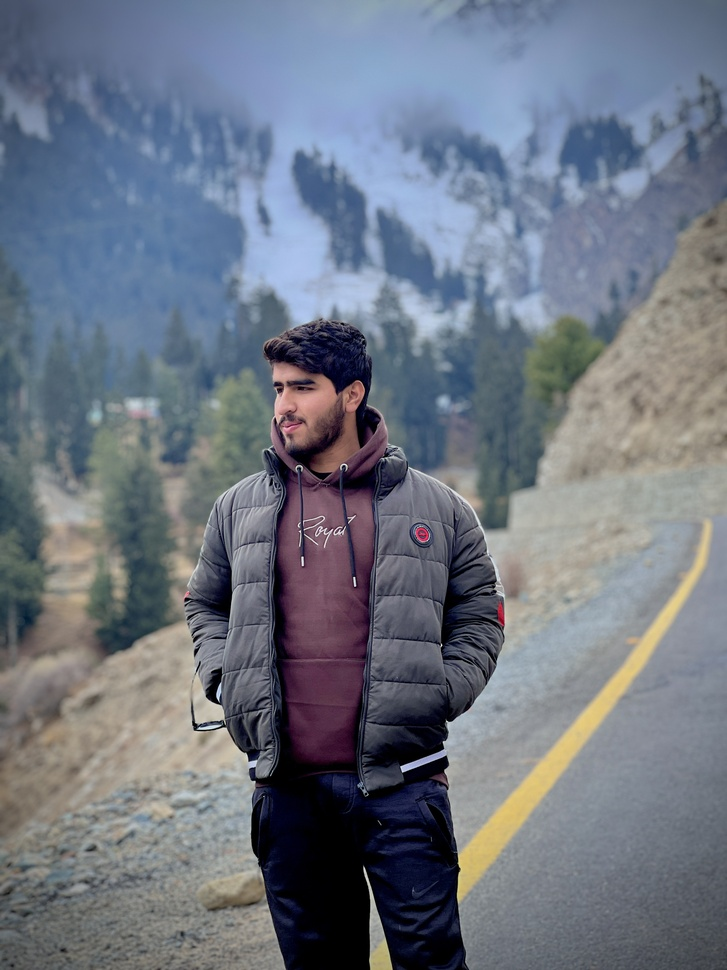
#> input picture Readimages/IMG_0886.JPG, 727 x 970 px, shrunk from 3024 x 4032 before the run, given in place of the camera
$ python work.py
#> lines starting #> are read from the running program, lines starting #| are printed output that depends on the picture; after the words box and inside, x2 and y2 are one past the last pixel; in counts of white or black regions, pixels touching at a corner belong together
import cv2
import numpy as np

# cap = cv2.VideoCapture('videoplayback(1).mp4')

cap = cv2.VideoCapture(0)

lower_color = np.array([0, 0, 0])
upper_color = np.array([180, 50, 50])

while True:
    ret, frame = cap.read()
#> frame is the input picture: shape (970, 727, 3); mean B, G, R 130, 117.6, 110.6
    if not ret:
        break

    # Convert the frame to HSV color space
    hsv_frame = cv2.cvtColor(frame, cv2.COLOR_BGR2HSV)
#> hsv_frame: shape (970, 727, 3); mean H, S, V 90.2, 64.7, 135.1

    mask = cv2.inRange(hsv_frame, lower_color, upper_color)
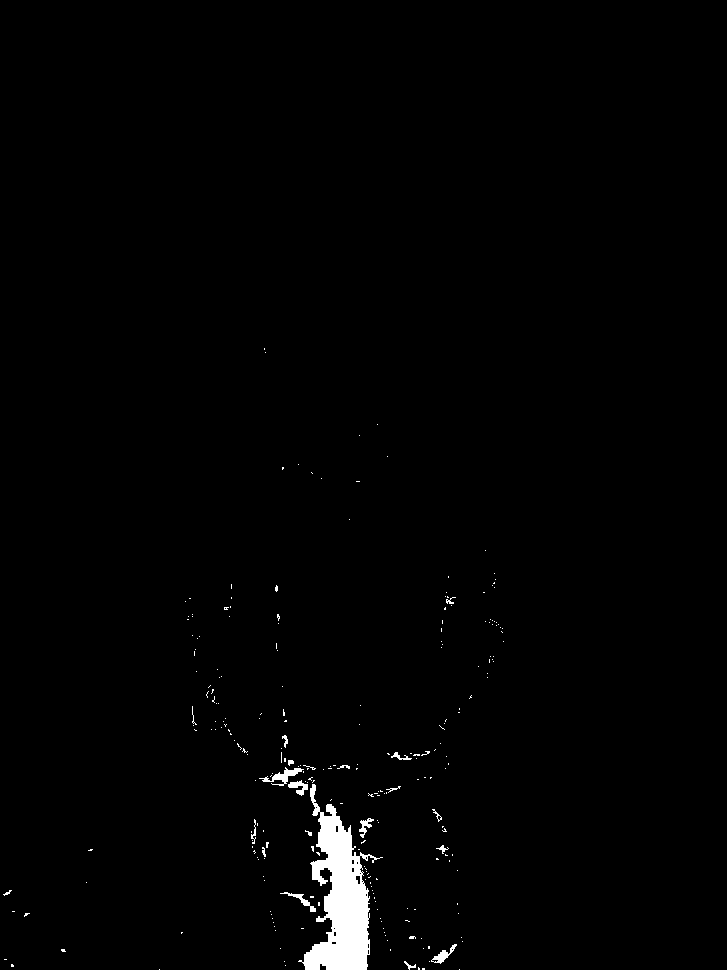
#> mask: shape (970, 727); 1.2% white; 254 white regions (234 under 20 px)


    contours, _ = cv2.findContours(mask, cv2.RETR_TREE, cv2.CHAIN_APPROX_SIMPLE)
#> contours = 281 contours, 269 with area under 20; largest, box (x1, y1, x2, y2) and area: (298, 784, 383, 970) 6334, (259, 767, 304, 786) 193, (431, 944, 457, 964) 138, (288, 780, 308, 796) 112, (280, 892, 316, 912) 98


    for contour in contours:
        if cv2.contourArea(contour) > 500:
            x, y, w, h = cv2.boundingRect(contour)
            cv2.rectangle(frame, (x, y), (x + w, y + h), (0, 255, 0), 2)
#> this loop made 281 passes
#> (x, y, w, h) on pass 108: (298, 784, 85, 186)
#> contour on passes 1, 2, 3, 4, 5, 7: [[459, 969]], [[159, 969]], [[422, 968], [422, 969], [424, 969], [424, 968]], [[418, 967], [418, 969], [419, 969], [419, 968]], [[285, 965]], [[429, 961]]
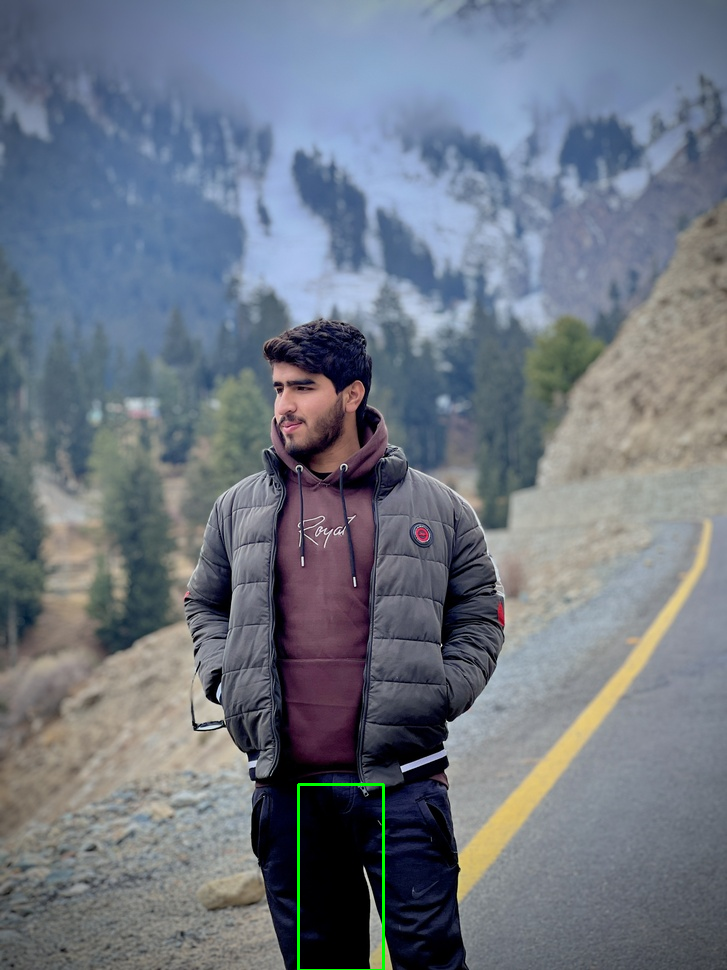
#> frame: shape (970, 727, 3); 0.21% of pixels changed, all inside (x1, y1, x2, y2) = (297, 783, 385, 970)


    cv2.imshow('Object Tracking', frame)


    if cv2.waitKey(1) & 0xFF == ord('q'):
#> (key q is pressed here)
        break


cap.release()
cv2.destroyAllWindows(0)
